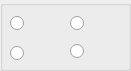
   <widget class="QGroupBox" name="groupBox">
    <property name="geometry">
     <rect>
      <x>310</x>
      <y>10</y>
      <width>131</width>
      <height>71</height>
     </rect>
    </property>
    <property name="title">
     <string/>
    </property>
    <widget class="QRadioButton" name="radioButton_France">
     <property name="geometry">
      <rect>
       <x>10</x>
       <y>10</y>
       <width>56</width>
       <height>26</height>
      </rect>
     </property>
     <property name="toolTip">
      <string>French</string>
     </property>
     <property name="text">
      <string notr="true"/>
     </property>
     <property name="icon">
      <iconset resource="ressources.qrc">
       <normaloff>:/gfx/gfx/france.png</normaloff>:/gfx/gfx/france.png</iconset>
     </property>
     <property name="iconSize">
      <size>
       <width>32</width>
       <height>32</height>
      </size>
     </property>
     <property name="checkable">
      <bool>true</bool>
     </property>
     <property name="checked">
      <bool>false</bool>
     </property>
    </widget>
    <widget class="QRadioButton" name="radioButton_English">
     <property name="geometry">
      <rect>
       <x>10</x>
       <y>40</y>
       <width>56</width>
       <height>26</height>
      </rect>
     </property>
     <property name="toolTip">
      <string>English</string>
     </property>
     <property name="text">
      <string notr="true"/>
     </property>
     <property name="icon">
      <iconset resource="ressources.qrc">
       <normaloff>:/gfx/gfx/royaumeunis.png</normaloff>:/gfx/gfx/royaumeunis.png</iconset>
     </property>
     <property name="iconSize">
      <size>
       <width>32</width>
       <height>32</height>
      </size>
     </property>
     <property name="checkable">
      <bool>true</bool>
     </property>
     <property name="checked">
      <bool>false</bool>
     </property>
    </widget>
    <widget class="QRadioButton" name="radioButton_Chine">
     <property name="geometry">
      <rect>
       <x>70</x>
       <y>10</y>
       <width>56</width>
       <height>26</height>
      </rect>
     </property>
     <property name="toolTip">
      <string>Chinese</string>
     </property>
     <property name="text">
      <string notr="true"/>
     </property>
     <property name="icon">
      <iconset resource="ressources.qrc">
       <normaloff>:/gfx/gfx/chine.png</normaloff>:/gfx/gfx/chine.png</iconset>
     </property>
     <property name="iconSize">
      <size>
       <width>32</width>
       <height>32</height>
      </size>
     </property>
     <property name="checkable">
      <bool>true</bool>
     </property>
     <property name="checked">
      <bool>false</bool>
     </property>
    </widget>
    <widget class="QRadioButton" name="radioButton_Espagne">
     <property name="geometry">
      <rect>
       <x>70</x>
       <y>40</y>
       <width>51</width>
       <height>23</height>
      </rect>
     </property>
     <property name="toolTip">
      <string>Spanish</string>
     </property>
     <property name="text">
      <string/>
     </property>
     <property name="icon">
      <iconset resource="ressources.qrc">
       <normaloff>:/gfx/gfx/espagne.png</normaloff>:/gfx/gfx/espagne.png</iconset>
     </property>
     <property name="iconSize">
      <size>
       <width>32</width>
       <height>32</height>
      </size>
     </property>
    </widget>
   </widget>
